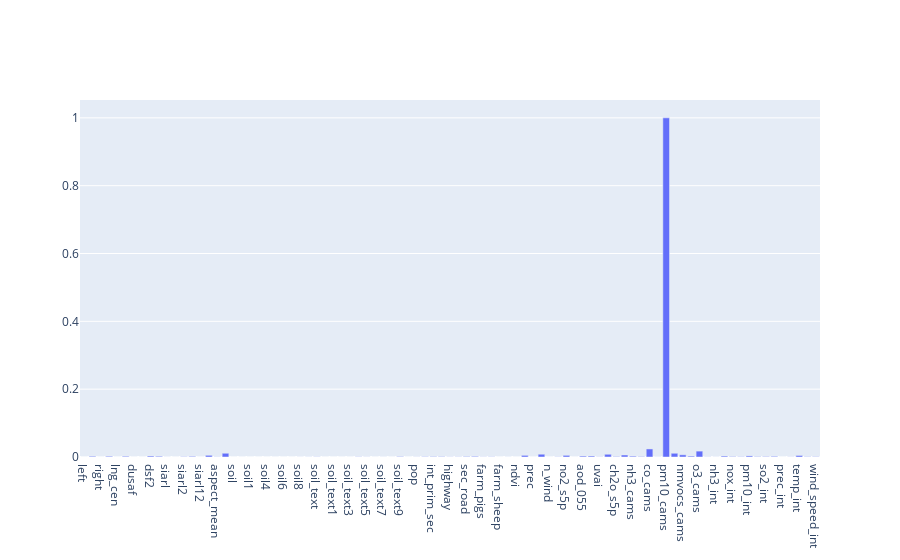

Here is the notebook cell this chart was saved with:
### Markdown cell above
### F-Test
It's a statistical test used to compare model from X and Y and check if the difference is significant between them through regression. The algorithm evaluate the Fisher score for each feature variable.

### Code cell
score_results['fisher'] = m.f_test(X, Y, RESULTS_NORMALIZED)

### Figure 1 — Plotly figure (JSON) as saved in the notebook; plotly's stock layout.template omitted (floating-point values rounded to 4 significant figures)
{"data": [{"x": ["left", "bottom", "right", "top", "lng_cen", "lat_cen", "dusaf", "dusafSum", "dsf2", "dsf3", "siarl", "siarlSum", "siarl2", "siarl9", "siarl12", "h_mean", "aspect_mean", "slope_mean", "soil", "soilSum", "soil1", "soil2", "soil4", "soil5", "soil6", "soil7", "soil8", "soil9", "soil_text", "soilTextSum", "soil_text1", "soil_text2", "soil_text3", "soil_text4", "soil_text5", "soil_text6", "soil_text7", "soil_text8", "soil_text9", "soil_text10", "pop", "int_prim", "int_prim_sec", "int_sec", "highway", "prim_road", "sec_road", "farms", "farm_pigs", "farm_poultry", "farm_sheep", "soil_moist", "ndvi", "temp_2m", "prec", "press", "n_wind", "e_wind", "no2_s5p", "so2_s5p", "aod_055", "aod_047", "uvai", "co_s5p", "ch2o_s5p", "o3_s5p", "nh3_cams", "no_cams", "co_cams", "dust_cams", "pm10_cams", "no2_cams", "nmvocs_cams", "so2_cams", "o3_cams", "co_int", "nh3_int", "no2_int", "nox_int", "o3_int", "pm10_int", "pm25_int", "so2_int", "air_hum_int", "prec_int", "rad_glob_int", "temp_int", "wind_dir_int", "wind_speed_int"], "y": [1.765e-06, 0.002069, 1.765e-06, 0.002069, 1.765e-06, 0.002069, 2.176e-05, 7.973e-05, 0.002793, 0.002097, 0.0001235, 7.943e-05, 0.0008076, 0.001807, 7.953e-05, 0.004939, 0.0004601, 0.01104, 1.216e-05, 1.912e-05, 7.799e-06, 1.099e-05, 8.817e-06, 4.947e-05, 0.0, 1.977e-08, 0.0001178, 0.0002362, 0.000486, 8.027e-05, 3.164e-06, 2.189e-05, 3.879e-05, 0.0005698, 0.0003079, 6.966e-05, 0.0001507, 2.601e-05, 0.001177, 1.028e-05, 0.0002813, 0.000821, 0.001157, 0.001054, 0.0003745, 0.0005096, 0.001298, 0.001836, 0.0003885, 0.0005468, 4.375e-07, 0.0001611, 6.467e-05, 0.004812, 8.46e-05, 0.008181, 4.516e-06, 0.0005234, 0.004852, 5.058e-05, 0.002701, 0.002854, 0.0004506, 0.008047, 0.001245, 0.005892, 0.002446, 0.001241, 0.02372, 0.0002005, 1.0, 0.011, 0.006453, 0.002623, 0.01733, 0.0003835, 0.0001868, 0.002763, 0.001243, 0.0007939, 0.003247, 0.001042, 0.001205, 0.001923, 6.6e-06, 0.000334, 0.004492, 0.0008615, 0.0008955], "type": "bar"}], "layout": {}}
